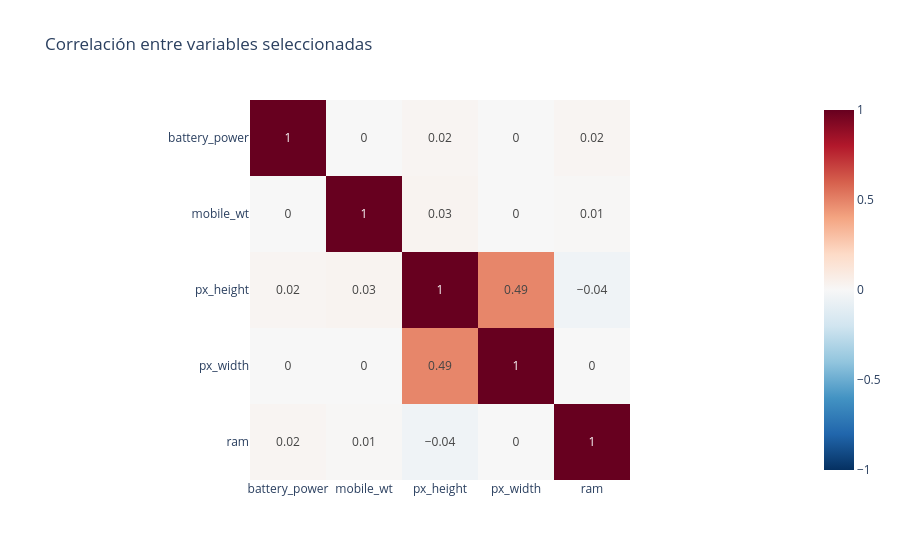

Notebook cell for this chart:
### Markdown cell above
Las variables son 5 y ya me da los nombres de las 5 elegidas

### Code cell
sel = ['battery_power', 'mobile_wt', 'px_height', 'px_width', 'ram']
corr_sel = X_train[sel].corr().round(2)

px.imshow(corr_sel, text_auto=True, color_continuous_scale='RdBu_r',
          zmin=-1, zmax=1, title='Correlación entre variables seleccionadas').show()

# Mayor correlación entre pares distintos (sin la diagonal)
import numpy as np
m = corr_sel.abs().where(~np.eye(len(sel), dtype=bool))
print("Máxima |correlación|:", m.max().max())

### Figure 1 — Plotly figure (JSON) as saved in the notebook; plotly's stock layout.template omitted (floating-point values rounded to 4 significant figures)
{"data": [{"coloraxis": "coloraxis", "hovertemplate": "x: %{x}<br>y: %{y}<br>color: %{z}<extra></extra>", "name": "0", "texttemplate": "%{z}", "type": "heatmap", "x": ["battery_power", "mobile_wt", "px_height", "px_width", "ram"], "xaxis": "x", "y": ["battery_power", "mobile_wt", "px_height", "px_width", "ram"], "yaxis": "y", "z": [[1.0, 0.0, 0.02, -0.0, 0.02], [0.0, 1.0, 0.03, -0.0, 0.01], [0.02, 0.03, 1.0, 0.49, -0.04], [-0.0, -0.0, 0.49, 1.0, -0.0], [0.02, 0.01, -0.04, -0.0, 1.0]]}], "layout": {"coloraxis": {"autocolorscale": false, "cmax": 1, "cmin": -1, "colorscale": [[0, "rgb(5,48,97)"], [0.1, "rgb(33,102,172)"], [0.2, "rgb(67,147,195)"], [0.3, "rgb(146,197,222)"], [0.4, "rgb(209,229,240)"], [0.5, "rgb(247,247,247)"], [0.6, "rgb(253,219,199)"], [0.7, "rgb(244,165,130)"], [0.8, "rgb(214,96,77)"], [0.9, "rgb(178,24,43)"], [1, "rgb(103,0,31)"]]}, "title": {"text": "Correlación entre variables seleccionadas"}, "xaxis": {"anchor": "y", "constrain": "domain", "domain": [0, 1], "scaleanchor": "y"}, "yaxis": {"anchor": "x", "autorange": "reversed", "constrain": "domain", "domain": [0, 1]}}}
